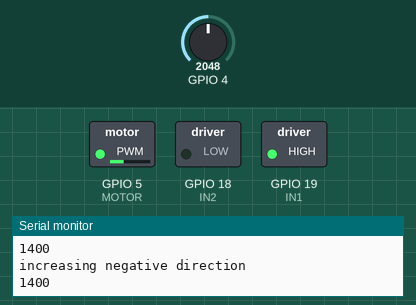
Recording of a sketch running on a simulated ESP32. On the bench: switched loads named in the sketch (green lamp = pin HIGH), the last lines printed to the serial monitor. Inputs (shaded band) come from the test bench; at power-on: GPIO 4 = 2048.

Above: at 1.2 s.
1.3 s: GPIO 4 set to 2851
At 1.6 s:
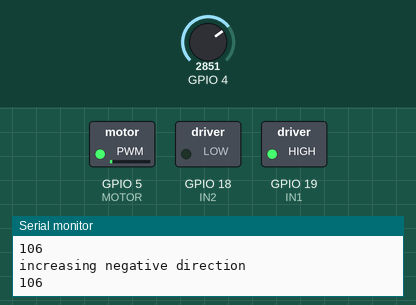
2.8 s: GPIO 4 set to 2983
At 4.0 s:
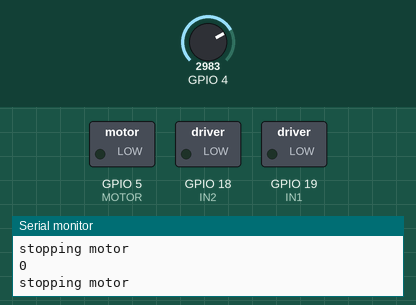
4.3 s: GPIO 4 set to 3099
At 5.1 s:
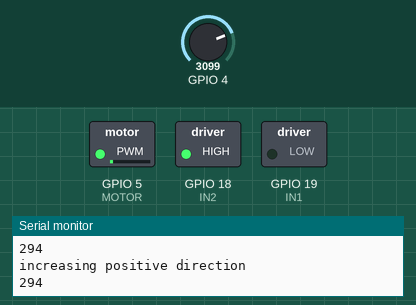
5.8 s: GPIO 4 set to 3603
At 7.0 s:
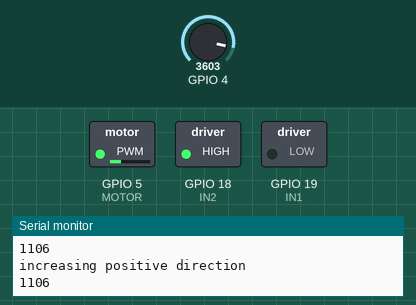
7.3 s: GPIO 4 set to 1228
At 8.5 s:
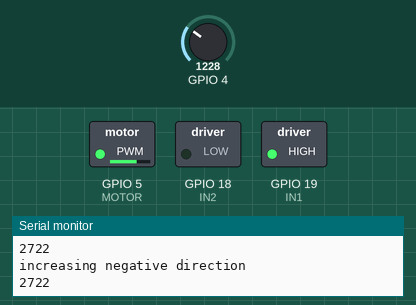
8.8 s: GPIO 4 set to 2047
At 9.7 s:
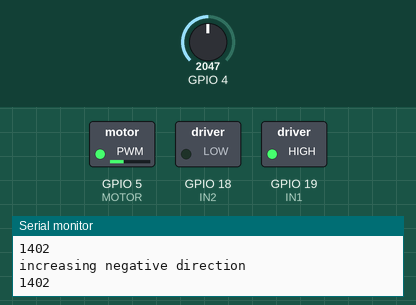
Timing chart, 0 to 11.3 s (numbered marks = the images above; inputs shaded):
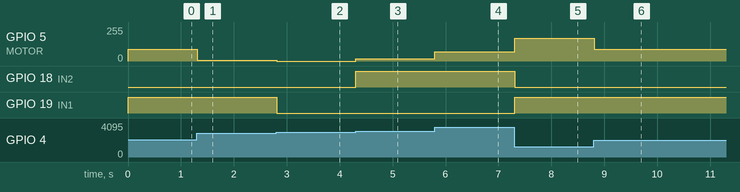

Measured:
- the behaviour switches between 2917 and 2918 on GPIO 4 (found by bisection; images 1 and 2)
- the behaviour switches between 3040 and 3041 on GPIO 4 (found by bisection; images 2 and 3)
- after the input at 1.3 s, GPIO 5 (MOTOR): 87/255 → 7/255 at once
- after the input at 2.8 s, GPIO 5 (MOTOR): 7/255 → 0/255 at once; GPIO 19 (IN1): HIGH → LOW at once
- after the input at 4.3 s, GPIO 5 (MOTOR): 0/255 → 18/255 at once; GPIO 18 (IN2): LOW → HIGH at once
- after the input at 5.8 s, GPIO 5 (MOTOR): 18/255 → 69/255 at once
- after the input at 7.3 s, GPIO 5 (MOTOR): 69/255 → 169/255 at once; GPIO 18 (IN2): HIGH → LOW at once; GPIO 19 (IN1): LOW → HIGH at once
- after the input at 8.8 s, GPIO 5 (MOTOR): 169/255 → 87/255 at once

The sketch:

motor.ino
```cpp
#define POT 4
#define MOTOR 5
#define IN1 19
#define IN2 18

int value;

void setup() {
  // put your setup code here, to run once:
  Serial.begin(115200);
  ledcAttach(MOTOR, 5000, 12);
  pinMode(IN1, OUTPUT);
  pinMode(IN2, OUTPUT);
  value = 0;

}

void loop() {
  uint16_t potValue = analogReadMilliVolts(POT);
  // Serial.println(potValue);

  if (potValue <= 2350 ){
    Serial.println("increasing negative direction");
    digitalWrite(IN1, HIGH);
    digitalWrite(IN2, LOW);
    value = (2350 - potValue) * 2;
  }
  else if ((potValue > 2350) && (potValue < 2450)) {
    Serial.println("stopping motor");
    digitalWrite(IN1, LOW);
    digitalWrite(IN2, LOW);
    value = 0;
  }
  else if (potValue >= 2450) {
    Serial.println("increasing positive direction");
    digitalWrite(IN1, LOW);
    digitalWrite(IN2, HIGH);
     value = (potValue - 2350) * 2;
  }

  if (value > 4096) {
    value = 4096;
  } else if (value < 0) {
    value = 0;
  }

  Serial.println(value);
  ledcWrite(MOTOR, value);
  delay(10);
}
```
